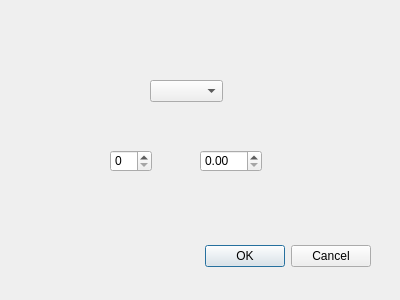
<?xml version="1.0" encoding="UTF-8"?>
<ui version="4.0">
 <class>Dialog</class>
 <widget class="QDialog" name="Dialog">
  <property name="geometry">
   <rect>
    <x>0</x>
    <y>0</y>
    <width>400</width>
    <height>300</height>
   </rect>
  </property>
  <property name="windowTitle">
   <string>Dialog</string>
  </property>
  <widget class="QDialogButtonBox" name="buttonBox">
   <property name="geometry">
    <rect>
     <x>30</x>
     <y>240</y>
     <width>341</width>
     <height>32</height>
    </rect>
   </property>
   <property name="orientation">
    <enum>Qt::Horizontal</enum>
   </property>
   <property name="standardButtons">
    <set>QDialogButtonBox::Cancel|QDialogButtonBox::Ok</set>
   </property>
  </widget>
  <widget class="QSpinBox" name="spinBox">
   <property name="geometry">
    <rect>
     <x>110</x>
     <y>150</y>
     <width>42</width>
     <height>22</height>
    </rect>
   </property>
  </widget>
  <widget class="QDoubleSpinBox" name="doubleSpinBox">
   <property name="geometry">
    <rect>
     <x>200</x>
     <y>150</y>
     <width>62</width>
     <height>22</height>
    </rect>
   </property>
  </widget>
  <widget class="QComboBox" name="comboBox">
   <property name="geometry">
    <rect>
     <x>150</x>
     <y>80</y>
     <width>73</width>
     <height>22</height>
    </rect>
   </property>
  </widget>
 </widget>
 <resources/>
 <connections>
  <connection>
   <sender>buttonBox</sender>
   <signal>accepted()</signal>
   <receiver>Dialog</receiver>
   <slot>accept()</slot>
   <hints>
    <hint type="sourcelabel">
     <x>248</x>
     <y>254</y>
    </hint>
    <hint type="destinationlabel">
     <x>157</x>
     <y>274</y>
    </hint>
   </hints>
  </connection>
  <connection>
   <sender>buttonBox</sender>
   <signal>rejected()</signal>
   <receiver>Dialog</receiver>
   <slot>reject()</slot>
   <hints>
    <hint type="sourcelabel">
     <x>316</x>
     <y>260</y>
    </hint>
    <hint type="destinationlabel">
     <x>286</x>
     <y>274</y>
    </hint>
   </hints>
  </connection>
 </connections>
</ui>
